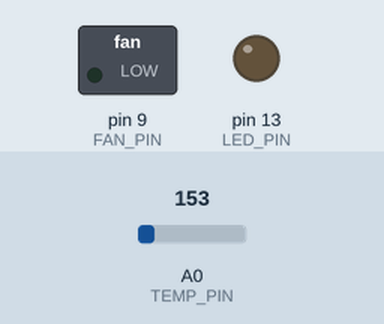
The sketch below on a simulated Arduino Uno, built with avr-gcc and run on an emulated ATmega328P. Parts: switched loads named in the sketch (green lamp = pin HIGH), output pins drawn as LEDs (lit = HIGH). The inputs (shaded band) are chosen by the test bench; at power-on: A0 (TEMP_PIN) = 153. What the sketch prints to the serial monitor is not drawn.

Above: at 0.7 s.
At 9.9 s:
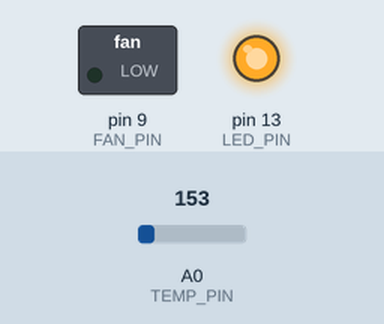
Timing chart, 0 to 11.4 s (numbered marks = the images above):
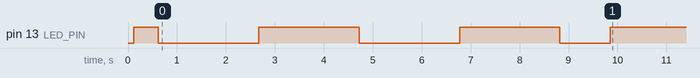

The sketch:

temperature_sensor.ino
```cpp
/*
  Program 5: Temperature Sensor Reading
  Read temperature using TMP36 sensor and create a smart climate control system

  This program demonstrates reading analog sensors and
  converting raw values to meaningful measurements

  🌡️ MISSION PREVIEW: "Weather Station Commander"
  Build a professional weather monitoring system with automatic climate control!

  Author: Arduino Learning Series
  Date: 2025
*/

// Define pins and constants
const int TEMP_PIN = A0;      // TMP36 connected to analog pin A0
const int LED_PIN = 13;       // Status LED
const int FAN_PIN = 9;        // Fan control (PWM pin)

// Temperature thresholds
const float COLD_THRESHOLD = 20.0;    // Below this is cold (°C)
const float HOT_THRESHOLD = 25.0;     // Above this is hot (°C)
const float FAN_ON_TEMP = 28.0;       // Turn fan on above this

// Variables
float temperature = 0;        // Current temperature in Celsius
float temperatureF = 0;       // Current temperature in Fahrenheit
int sensorValue = 0;          // Raw sensor reading
float voltage = 0;            // Sensor voltage
int fanSpeed = 0;             // Fan PWM value

// For averaging
const int NUM_READINGS = 10;
int readings[NUM_READINGS];
int readIndex = 0;
int total = 0;
int average = 0;

void setup() {
  // Initialize pins
  pinMode(LED_PIN, OUTPUT);
  pinMode(FAN_PIN, OUTPUT);

  // Initialize serial communication
  Serial.begin(9600);
  Serial.println("Temperature Sensor Program Started!");
  Serial.println("TMP36 Temperature Monitoring System");
  Serial.println("=====================================");
  Serial.println("🌡️ WEATHER STATION COMMANDER MODE - Ready to monitor climate!");

  // Initialize readings array
  for (int i = 0; i < NUM_READINGS; i++) {
    readings[i] = 0;
  }

  // Brief startup sequence
  digitalWrite(LED_PIN, HIGH);
  delay(500);
  digitalWrite(LED_PIN, LOW);
}

void loop() {
  // Read temperature using averaging
  sensorValue = readTemperatureAverage();

  // Convert to voltage (5V reference, 1024 steps)
  voltage = sensorValue * (5.0 / 1023.0);

  // Convert voltage to temperature
  // TMP36: 750mV at 25°C, 10mV per degree
  temperature = (voltage - 0.5) * 100.0;

  // Convert to Fahrenheit
  temperatureF = (temperature * 9.0 / 5.0) + 32.0;

  // Control fan based on temperature
  controlFan(temperature);

  // Update status LED
  updateStatusLED(temperature);

  // Print readings
  printTemperature();

  // Check for alerts
  checkTemperatureAlerts();

  // Delay between readings
  delay(1000);
}

// Function to read temperature with averaging
int readTemperatureAverage() {
  // Subtract old reading
  total = total - readings[readIndex];

  // Read new value
  readings[readIndex] = analogRead(TEMP_PIN);

  // Add to total
  total = total + readings[readIndex];

  // Advance index
  readIndex = (readIndex + 1) % NUM_READINGS;

  // Calculate average
  average = total / NUM_READINGS;

  return average;
}

// Function to control fan speed
void controlFan(float temp) {
  if (temp < FAN_ON_TEMP) {
    fanSpeed = 0;
  } else {
    // Map temperature to fan speed
    // FAN_ON_TEMP to 40°C maps to 0-255 PWM
    fanSpeed = map(temp * 10, FAN_ON_TEMP * 10, 400, 0, 255);
    fanSpeed = constrain(fanSpeed, 0, 255);
  }

  analogWrite(FAN_PIN, fanSpeed);
}

// Function to update status LED
void updateStatusLED(float temp) {
  if (temp < COLD_THRESHOLD) {
    // Slow blink for cold
    digitalWrite(LED_PIN, (millis() / 2000) % 2);
  } else if (temp > HOT_THRESHOLD) {
    // Fast blink for hot
    digitalWrite(LED_PIN, (millis() / 500) % 2);
  } else {
    // Steady on for normal
    digitalWrite(LED_PIN, HIGH);
  }
}

// Function to print temperature readings
void printTemperature() {
  Serial.print("🌡️ Raw: ");
  Serial.print(sensorValue);
  Serial.print(" | Voltage: ");
  Serial.print(voltage, 3);
  Serial.print("V | Temp: ");
  Serial.print(temperature, 1);
  Serial.print("°C (");
  Serial.print(temperatureF, 1);
  Serial.print("°F) | 💨 Fan: ");
  Serial.print(map(fanSpeed, 0, 255, 0, 100));
  Serial.print("% ");

  // Add temperature status emoji
  if (temperature < COLD_THRESHOLD) {
    Serial.print("❄️ COLD");
  } else if (temperature > HOT_THRESHOLD) {
    Serial.print("🔥 HOT");
  } else {
    Serial.print("😊 PERFECT");
  }
  Serial.println();
}

// Function to check temperature alerts
void checkTemperatureAlerts() {
  static float lastTemp = temperature;
  static unsigned long lastAlertTime = 0;

  // Alert every 10 seconds if temperature is extreme
  if (millis() - lastAlertTime > 10000) {
    if (temperature > 35.0) {
      Serial.println("⚠️  ALERT: High temperature detected!");
    } else if (temperature < 10.0) {
      Serial.println("⚠️  ALERT: Low temperature detected!");
    }

    // Rapid change detection
    if (abs(temperature - lastTemp) > 5.0) {
      Serial.println("⚠️  ALERT: Rapid temperature change!");
    }

    lastAlertTime = millis();
  }

  lastTemp = temperature;
}
```

Measured:
- by itself, pin 13 (LED_PIN): goes LOW 2.1 s, HIGH 2.1 s, LOW 2.0 s, HIGH 2.0 s, LOW 1.0 s, then HIGH
